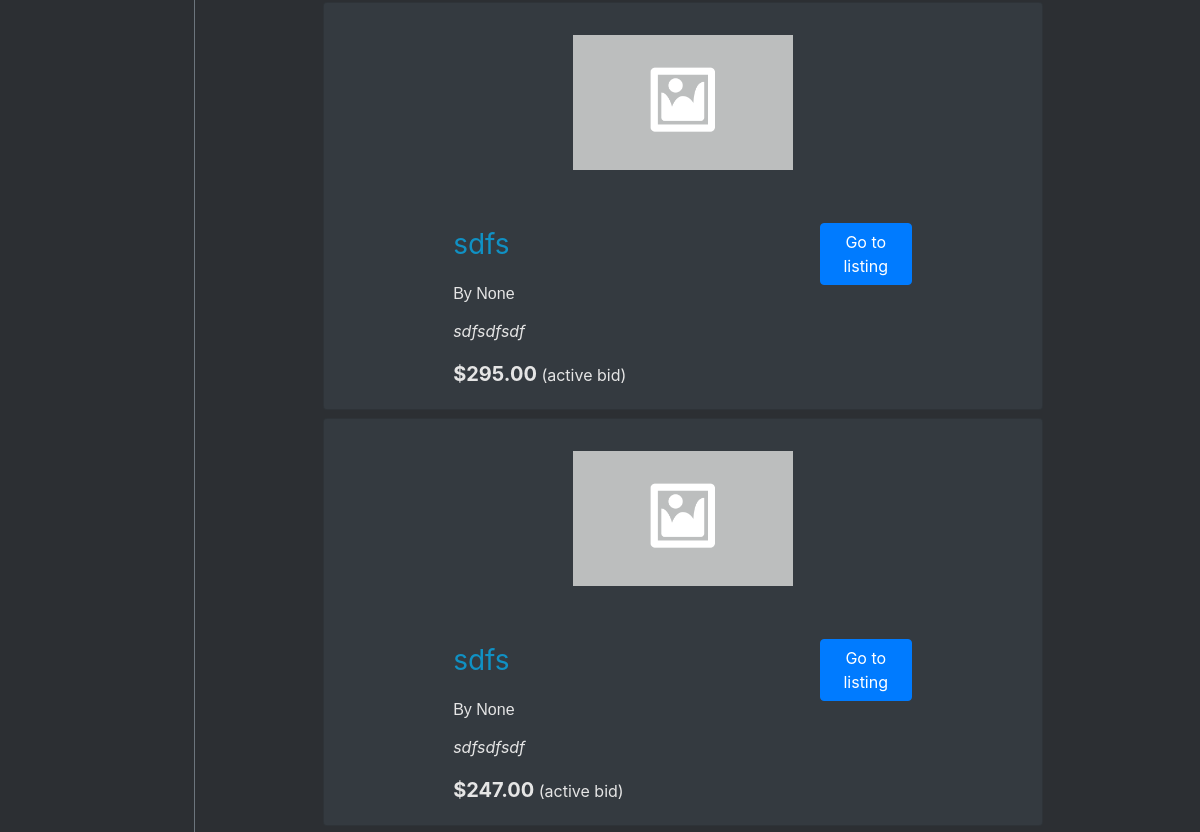
Before: / (middle part) with the older database file.
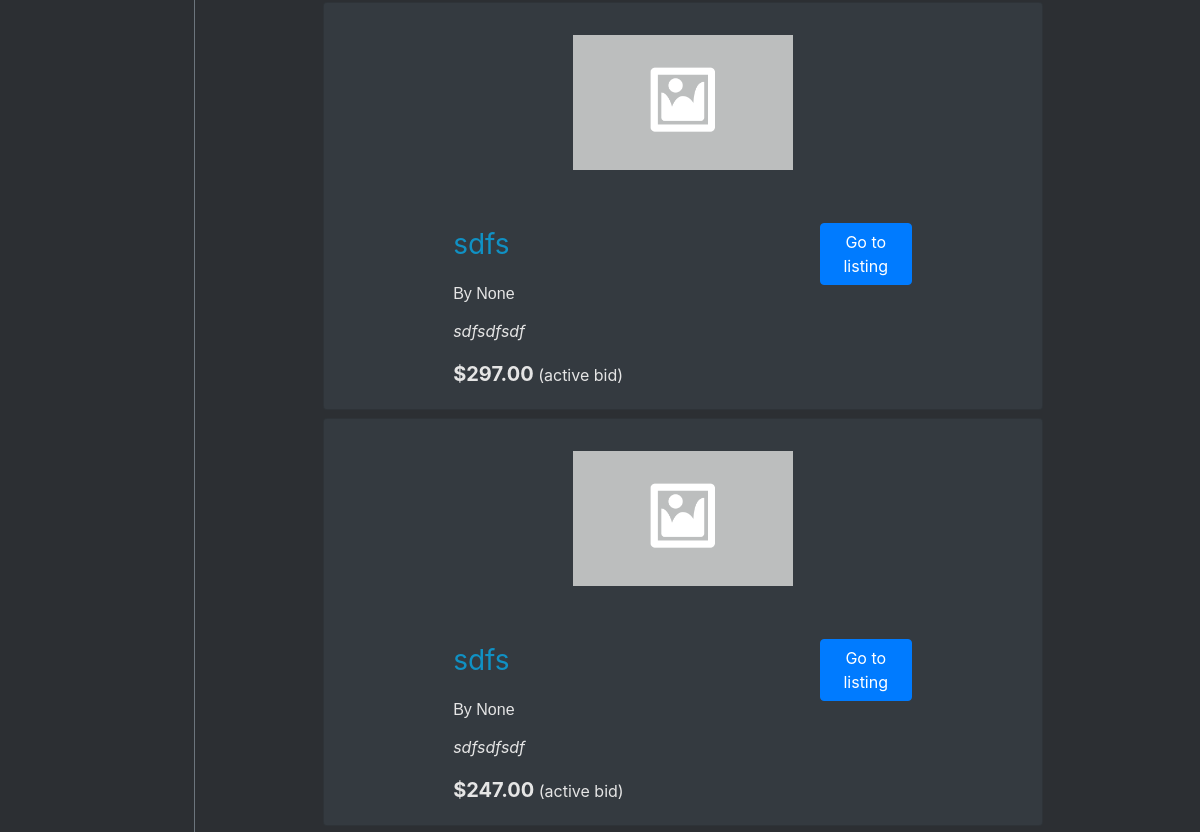
After: the same page with the newer database file.
### auctions/models.py (models this page shows)
class Listing(models.Model):
    creator = models.ForeignKey(User, null=True, blank=True, on_delete=models.CASCADE, related_name="userListings")
    title = models.CharField(max_length=50)
    description = models.TextField(max_length=1000, default="")
    price = models.FloatField(default=0)
    isActive = models.BooleanField(default=True)
    photoUrl = models.URLField(blank=True, null=True)
    highestBid = models.FloatField(blank=True, max_length=11, null=True)
    categories = models.ManyToManyField(Category, related_name="categories")
    def __str__(self):
        return self.title
    def usd(self):
        return f"${self.price:,.2f}"
    def usdBid(self):
        return f"${self.highestBid:,.2f}"

### auctions/views.py (the view)
# urls.py: path("", views.index, name="index"),
def index(request):
    activeListings = Listing.objects.filter(isActive=True)
    categories = Category.objects.all()
    return render(request, "auctions/index.html", {
        "activeListings": activeListings,
        "categories": categories
    })

### auctions/models.py (called while the page is built)
    def __str__(self):
        return self.tag

### auctions/templates/auctions/index.html (shortened to what this page needs)
{% extends "auctions/layout.html" %}
{% block body %}
    <div class="row col">
        <div class="col-2 border-right border-secondary">
        </div>
        <main class="col-8 bd-content offset-md-1">
            {% for listing in activeListings %}
            <div class="container-fluid">
                <div class="card text-white bg-dark mb-2">
                    <div class="row justify-content-center">
                        <div class="listing-img-container col-sm-2">
                            {% if listing.photoUrl %}
                            <img class="listing-img card-img-top" src="{{ listing.photoUrl }}" alt="{{ listing }} image">
                            {% else %}
                            {% load static %}
                            <img class="listing-img card-img-top" src="{% static 'auctions/placeholder.png' %}" alt="{{ listing }} image">
                            {% endif %}
                        </div>
                        <div class="card-body col-sm-8">
                            <div class="row">
                                <div class="col-9 justify-content-start">
                                    <a class="card-title listing-title" href="{% url 'listing' id=listing.id %}">{{ listing }}</a>
                                </div>
                                <div class="col-3 justify-content-end">
                                    <a href="{% url 'listing' id=listing.id %}"  class="btn btn-primary">Go to listing</a>
                                </div>
                            </div>
                            <p style="font: caption;">By {{ listing.creator }}</p>
                            <p class="card-text listing-card-description">{{ listing.description }}</p>
                            {% if listing.highestBid %}
                                <p class="card-text"><span class="card-text listing-price">{{ listing.usdBid }}</span> (active bid)</p>
                            {% else %}
                                <p class="card-text"><span class="card-text listing-price">{{ listing.usd }}</span> (starting price)</p>
                            {% endif %}
                        </div>
                    </div>
                </div>
            </div>
            {% endfor %}
        </main>
    </div>
{% endblock %}

### auctions/templates/auctions/layout.html (shortened to what this page needs)
{% load static %}
<!DOCTYPE html>
<html lang="en">
    <head>
        <link rel="stylesheet" href="https://stackpath.bootstrapcdn.com/bootstrap/4.4.1/css/bootstrap.min.css">
        <link href="{% static 'auctions/styles.css' %}" rel="stylesheet">
    </head>
    <body>
        {% block body %}
        {% endblock %}
    </body>
</html>

### auctions/static/auctions/styles.css (style rules this page uses)
body { background-color: #2C2F33; color: #e5e5e5; }
* { color: #e5e5e5; }
a { color: #1091c4; }
.listing-img-container { max-height: 200px; max-width: 250px; min-width: 250px; min-height: 200px; }
.listing-img { height: 100%; width: 100%; object-fit: scale-down; }
.listing-card-description { white-space: nowrap; overflow: hidden; text-overflow: ellipsis; max-width: 60%; font-style: italic; }
.listing-title { font-size: 28px; }
.listing-price { font-size: 20px; font-weight: bold; }

Changed rows visible on the page:
changed Listing (number 1 of 2 on the later page): usdBid "$295.00" → "$297.00"
